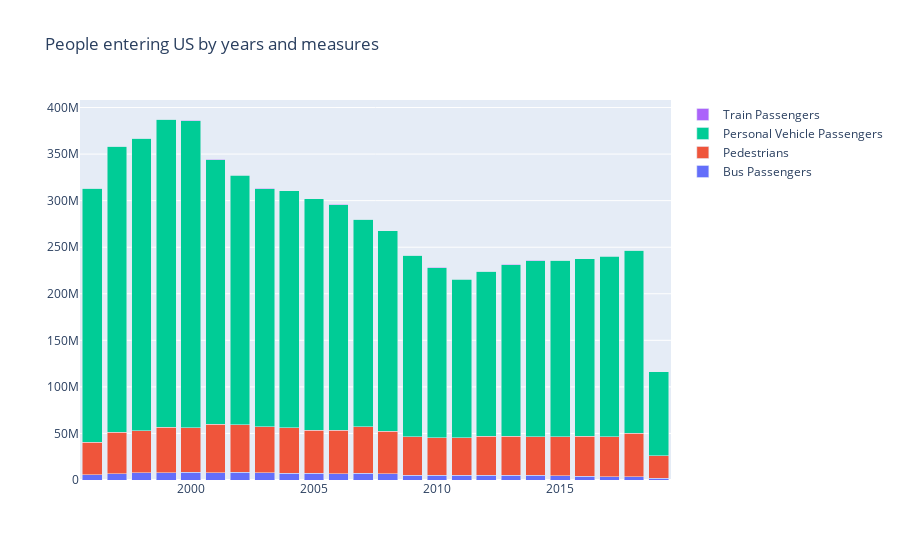

The code cell stored with this chart in its notebook:
### Code cell
# stacked bar chart 
# set parameters
value_bp = df_dm.loc(axis=0)[:,'Bus Passengers'].values.flatten().tolist()
value_ped = df_dm.loc(axis=0)[:,'Pedestrians'].values.flatten().tolist()
value_pvp = df_dm.loc(axis=0)[:,'Personal Vehicle Passengers'].values.flatten().tolist()
value_tp = df_dm.loc(axis=0)[:,'Train Passengers'].values.flatten().tolist()
# check if better yrs or years for x...
fig = go.Figure(data=[
    go.Bar(name='Bus Passengers', x= yrs, y= value_bp), 
    go.Bar(name='Pedestrians', x= yrs, y= value_ped),
    go.Bar(name='Personal Vehicle Passengers', x= yrs, y= value_pvp),
    go.Bar(name='Train Passengers', x= yrs, y= value_tp)
])
# change the bar mode
fig.update_layout(title = 'People entering US by years and measures', barmode='stack')
fig.show()
